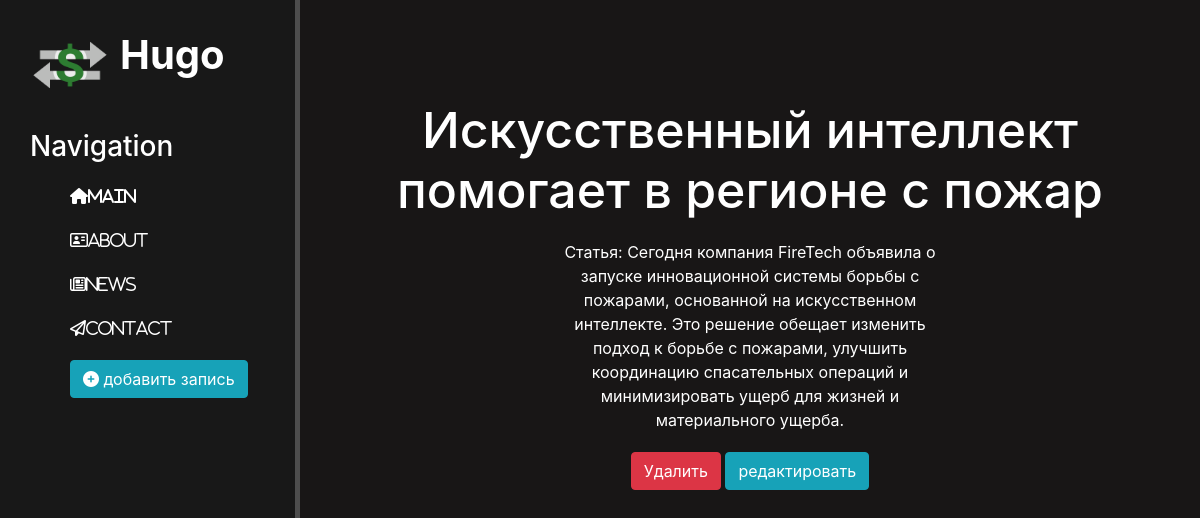
/news/5, run on the app's committed database.
### news/models.py (models this page shows, shortened)
class Artiles(models.Model):
    title = models.CharField('назавание', max_length = 50)
    anons = models.CharField('Анонс', max_length = 250)
    full_text = models.TextField('Статья')
    data = models.DateTimeField('Дата публикации')
    class Meta:
        verbose_name = 'Новость'
        verbose_name_plural = 'Новости'

### news/views.py (the view)
# urls.py: path('<int:pk>', views.NewsDetailView.as_view(), name='news-detail'),
class NewsDetailView(DetailView):
    model = Artiles
    template_name ='news/detail_view.html'
    context_object_name = 'article'

### news/templates/news/detail_view.html (shortened to what this page needs)
{% extends 'main/lalyout.html' %}
{% block content %}
    <div class="features">
        <h1>{{ article.title }}</h1>
        <p>{{ article.full_text }}</p>
        <a href="{% url 'news-delete' article.id %}" class="btn btn-danger">Удалить</a>
        <a href="{% url 'news-update' article.id %}" class="btn btn-info">редактировать</a>
    </div>
{% endblock %}

### main/static/main/css/main.css (style rules this page uses)
body { background: rgb(24, 22, 22); }
main .features { float: left; color: white; margin-top: 100px; text-align: center; width: 75%; }
main .features h1 { font-size: 50px; }
main .features p { max-width: 400px; margin: 20px auto; }

### data on the page
Artiles: title "Искусственный интеллект помогает в регионе с пожар", full_text "Статья: Сегодня компания FireTech объявила о запуске инновационной системы борьбы с пожарами, основанной на искусственном интеллекте. Это решение обещает изменить подход к борьбе с пожарами, улучшить координацию спасательных операций и минимизировать ущерб для жизней и материального ущерба."
